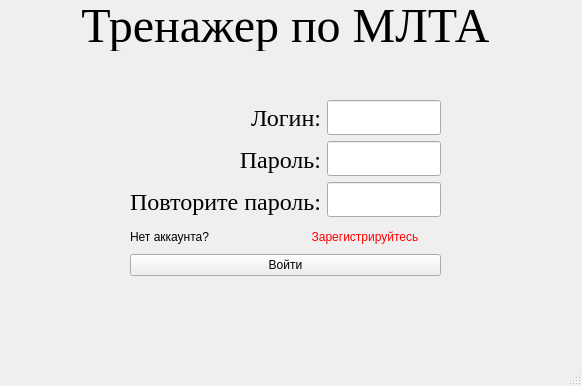
<?xml version="1.0" encoding="UTF-8"?>
<ui version="4.0">
 <class>AuthWindow</class>
 <widget class="QMainWindow" name="AuthWindow">
  <property name="geometry">
   <rect>
    <x>0</x>
    <y>0</y>
    <width>582</width>
    <height>386</height>
   </rect>
  </property>
  <property name="windowTitle">
   <string>Авторизация</string>
  </property>
  <widget class="QWidget" name="centralwidget">
   <widget class="QLabel" name="label">
    <property name="geometry">
     <rect>
      <x>0</x>
      <y>0</y>
      <width>571</width>
      <height>51</height>
     </rect>
    </property>
    <property name="font">
     <font>
      <family>Times New Roman</family>
      <pointsize>36</pointsize>
     </font>
    </property>
    <property name="text">
     <string>Тренажер по МЛТА</string>
    </property>
    <property name="alignment">
     <set>Qt::AlignCenter</set>
    </property>
   </widget>
   <widget class="QWidget" name="layoutWidget">
    <property name="geometry">
     <rect>
      <x>130</x>
      <y>100</y>
      <width>311</width>
      <height>176</height>
     </rect>
    </property>
    <layout class="QVBoxLayout" name="verticalLayout_3">
     <item>
      <widget class="QSplitter" name="splitter">
       <property name="orientation">
        <enum>Qt::Horizontal</enum>
       </property>
       <widget class="QWidget" name="layoutWidget">
        <layout class="QHBoxLayout" name="LoginPasswordLayout">
         <item>
          <layout class="QVBoxLayout" name="verticalLayout_2">
           <item>
            <widget class="QLabel" name="LoginLabel">
             <property name="font">
              <font>
               <family>Times New Roman</family>
               <pointsize>18</pointsize>
              </font>
             </property>
             <property name="text">
              <string>Логин:</string>
             </property>
             <property name="alignment">
              <set>Qt::AlignRight|Qt::AlignTrailing|Qt::AlignVCenter</set>
             </property>
            </widget>
           </item>
           <item>
            <widget class="QLabel" name="PasswordLabel">
             <property name="font">
              <font>
               <family>Times New Roman</family>
               <pointsize>18</pointsize>
              </font>
             </property>
             <property name="text">
              <string>Пароль:</string>
             </property>
             <property name="alignment">
              <set>Qt::AlignRight|Qt::AlignTrailing|Qt::AlignVCenter</set>
             </property>
            </widget>
           </item>
           <item>
            <widget class="QLabel" name="passwordLabel_2">
             <property name="font">
              <font>
               <family>Times New Roman</family>
               <pointsize>18</pointsize>
              </font>
             </property>
             <property name="text">
              <string>Повторите пароль:</string>
             </property>
             <property name="alignment">
              <set>Qt::AlignRight|Qt::AlignTrailing|Qt::AlignVCenter</set>
             </property>
            </widget>
           </item>
          </layout>
         </item>
         <item>
          <layout class="QVBoxLayout" name="verticalLayout">
           <item>
            <widget class="QLineEdit" name="LoginTextEdit">
             <property name="maximumSize">
              <size>
               <width>16777215</width>
               <height>35</height>
              </size>
             </property>
            </widget>
           </item>
           <item>
            <widget class="QLineEdit" name="PasswordTextEdit">
             <property name="maximumSize">
              <size>
               <width>16777215</width>
               <height>35</height>
              </size>
             </property>
            </widget>
           </item>
           <item>
            <layout class="QHBoxLayout" name="horizontalLayout">
             <item>
              <widget class="QLineEdit" name="passwordTextEdit_2">
               <property name="maximumSize">
                <size>
                 <width>16777215</width>
                 <height>35</height>
                </size>
               </property>
              </widget>
             </item>
            </layout>
           </item>
          </layout>
         </item>
        </layout>
       </widget>
      </widget>
     </item>
     <item>
      <layout class="QHBoxLayout" name="horizontalLayout_2">
       <item>
        <widget class="QLabel" name="ChangeModeLabel">
         <property name="text">
          <string>Нет аккаунта? </string>
         </property>
        </widget>
       </item>
       <item>
        <widget class="QPushButton" name="ChangeModeButton">
         <property name="styleSheet">
          <string notr="true">color: RED;</string>
         </property>
         <property name="text">
          <string>Зарегистрируйтесь</string>
         </property>
         <property name="icon">
          <iconset theme="computer">
           <normaloff>.</normaloff>.</iconset>
         </property>
         <property name="flat">
          <bool>true</bool>
         </property>
        </widget>
       </item>
      </layout>
     </item>
     <item>
      <widget class="QPushButton" name="pushButton">
       <property name="text">
        <string>Войти</string>
       </property>
      </widget>
     </item>
    </layout>
   </widget>
  </widget>
  <widget class="QMenuBar" name="menubar">
   <property name="geometry">
    <rect>
     <x>0</x>
     <y>0</y>
     <width>582</width>
     <height>24</height>
    </rect>
   </property>
  </widget>
  <widget class="QStatusBar" name="statusbar"/>
 </widget>
 <resources/>
 <connections/>
</ui>
